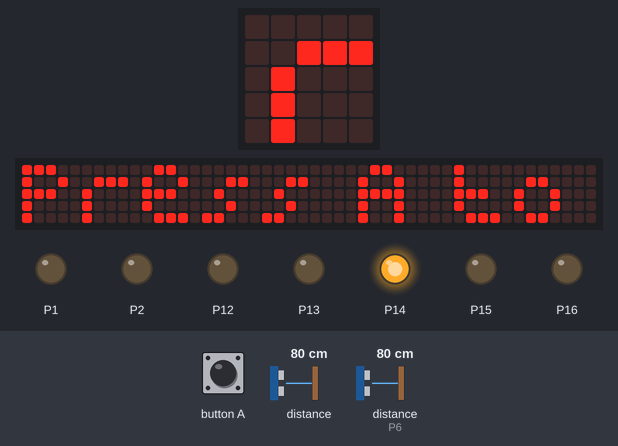
A program run on a simulated BBC micro:bit running MicroPython. Shown: the board's 5×5 LED display, a strip that is not on the board, showing the scrolling text unrolled, output pins drawn as LEDs (lit = HIGH). Dashed ring = blinking. Inputs (shaded band) come from the test bench; at power-on: distance to the obstacle 80 cm, distance to the obstacle (sensor on P6) 80 cm. The echo pulse lasts 58.3 µs per cm; the 48×5 strip is a reading aid, not a part: it shows the text the display is scrolling, unrolled, one strip-width of it at a time; pins used as bus, display or sensor lines are not drawn.

Above: at 1.27 s.
1.3 s: button A pressed for 0.15 s
2.0 s: distance to the obstacle (sensor 0) set to 10 cm
At 11.95 s:
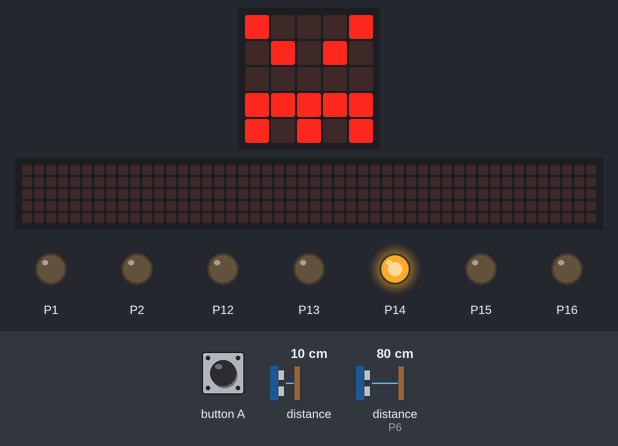
13.5 s: distance to the obstacle (sensor 0) set to 7 cm
At 14.0 s:
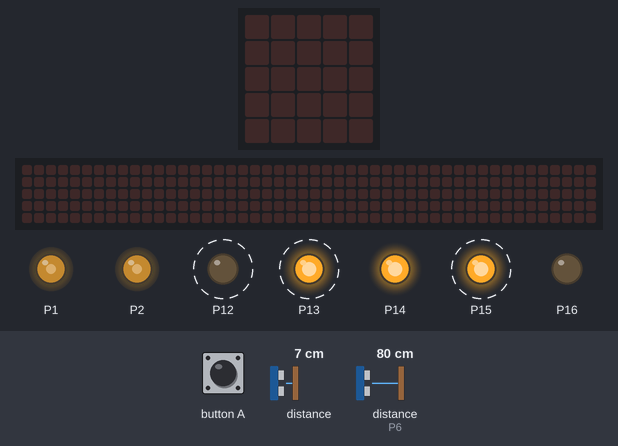
Timing chart, 0 to 24.4 s (numbered marks = the images above; inputs shaded):
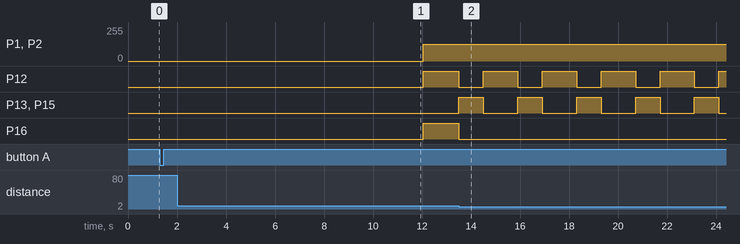

The program:

vehicle4onlyavoid.py
```python
from microbit import *
from machine import time_pulse_us
 # ldr1 = 0
# ldr2 = 0
# having power troubles
# must turn uart off when running off the usb
# choose pins based on wiring


# uart.init(115200)
pin14.write_digital(1)

def fward(speed, tm):
    '''
        forwards movement

        orientation
        motor connentions to outside
        motor to front gears box to back
        left side notch negitive up
        right side notch negative down
    '''

    pin1.write_analog(speed)  # speed control for a1 and a2
    pin13.write_digital(0)  # a1
    pin12.write_digital(1)  # a2

    pin2.write_analog(speed)  # speed control for b1 and b2

    pin15.write_digital(0)  # b 1
    pin16.write_digital(1)  # b2

    sleep(tm)


def bwards(speed, tm):
    '''
        backwards movement
        for avoidance

        orientation
        motor connentions to outside
        motor to front gears box to back
        left side notch negitive up
        right side notch negative down
    '''

    pin1.write_analog(speed)  # speed control for a1 and a2
    pin13.write_digital(1)  # a1
    pin12.write_digital(0)  # a2

    pin2.write_analog(speed)  # speed control for b1 and b2

    pin15.write_digital(1)  # b1
    pin16.write_digital(0)

    sleep(tm)

def rt():

    pin1.write_analog(500)  # speed control for a1 and a2
    pin13.write_digital(0)  # a1
    pin12.write_digital(1)  # a2

    pin2.write_analog(500)  # speed control for b1 and b2

    pin15.write_digital(0)  # b1
    pin16.write_digital(0)  # b2

    sleep(1400)

def avoidance():
    display.off()
    trig = pin7
    echo = pin6
    # set up IO
    trig.write_digital(0)
    echo.read_digital()
    # trigger ultrasonic burst
    trig.write_digital(1)
    trig.write_digital(0)
    # measure the input echo puls in microseconds and covets to seconds
    micros = time_pulse_us(echo, 1)
    t_echo = micros / 1000000
    # caculate distanced
    distancecm = (t_echo / 2) * 34300
    # uart.write(str(distancecm)+"\n")
    if distancecm < 8:

        bwards(500, 1000)
        rt()
    # else:
        # uart.write("no avoid \n")


def vehicle2b():
    while True:
        pin1.write_analog(500)  # speed control for a1 and a2
        pin13.write_digital(0)  # a1
        pin12.write_digital(1)  # a2

        pin2.write_analog(500)  # speed control for b1 and b2

        pin15.write_digital(0)  # b 1
        pin16.write_digital(1)  # b2


        avoidance()


while True:
    display.scroll("Press A to start")
    if button_a.was_pressed():
        display.show(Image.ANGRY)
        sleep(200)
        vehicle2b()
```

Measured:
- the behaviour switches between 9 and 8 cm on distance to the obstacle (sensor 0) (found by bisection; images 1 and 2)
- after the input at 13.5 s, P12: alternates HIGH for 1.4 s and LOW for 1.0 s, starting at once; P13, P15: alternates HIGH for 1.0 s and LOW for 1.4 s, starting at once; P16: HIGH → LOW at once
